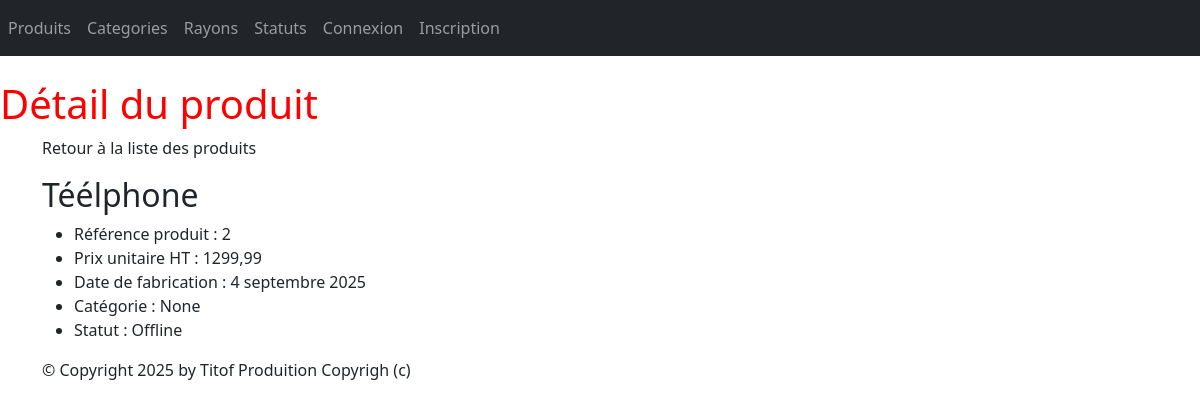
The app's page /monApp/produit/2/, older data.
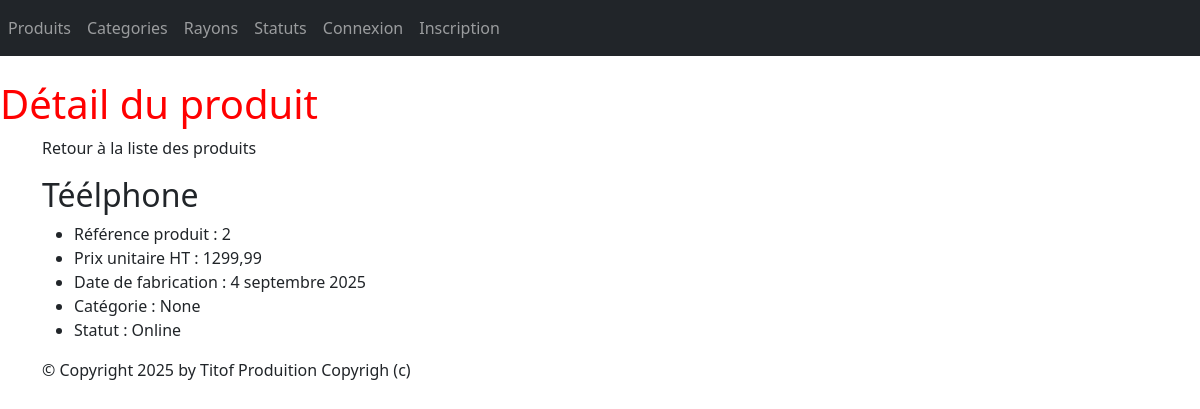
The same page, newer data.
### monApp/models.py (models this page shows, shortened)
class Produit(models.Model):
    refProd = models.AutoField(primary_key=True)
    intituleProd = models.CharField(max_length=200)
    prixUnitaireProd = models.DecimalField(max_digits=10, decimal_places=2)
    dateFabProd = models.DateField(default=date.today)
    categorie = models.ForeignKey(Categorie, on_delete=models.CASCADE, related_name="produits_categorie", null=True, blank=True)
    status = models.ForeignKey(Statut, on_delete=models.CASCADE, related_name="produits_status",null=True, blank=True)

class Statut(models.Model):
    idStatus = models.AutoField(primary_key=True)
    libelleStatus = models.CharField(max_length=100)
    def __str__(self):
        return self.libelleStatus

### monApp/views.py (the view)
# urls.py: path("produit/<int:pk>/",views.ProduitDetailView.as_view(), name="dtl_prdt"),
class ProduitDetailView(DetailView):
    model = Produit
    template_name = "monApp/detail_produit.html"
    context_object_name = "prdt"
    def get_context_data(self, **kwargs):
        context = super(ProduitDetailView, self).get_context_data(**kwargs)
        context['titremenu'] = "Détail du produit"
        return context

### monApp/templates/monApp/detail_produit.html
{% extends 'monApp/base.html' %}
{% block menu %}
<h1>{{titremenu}}</h1>
{% endblock %}
{% block contenu %}
<p onclick="window.location.href='{% url 'lst_prdts' %}';" style="cursor:pointer; ">Retour à la liste des produits</p>
<h2>{{ prdt.intituleProd }}</h2>
<ul>
<li>Référence produit : {{prdt.refProd }} </li>
<li>Prix unitaire HT : {{ prdt.prixUnitaireProd }} </li>
<li>Date de fabrication : {{ prdt.dateFabProd }} </li>
<li>Catégorie : {{ prdt.categorie }} </li>
<li>Statut : {{ prdt.status }}</li>
</ul>
{% endblock %}

Row changes from the older to the newer data that the page shows:
changed Produit "Téélphone": status "Offline" → "Online"
